Frame 1 (no input): blank canvas, image omitted
Frame 60 (no input): blank canvas, image omitted
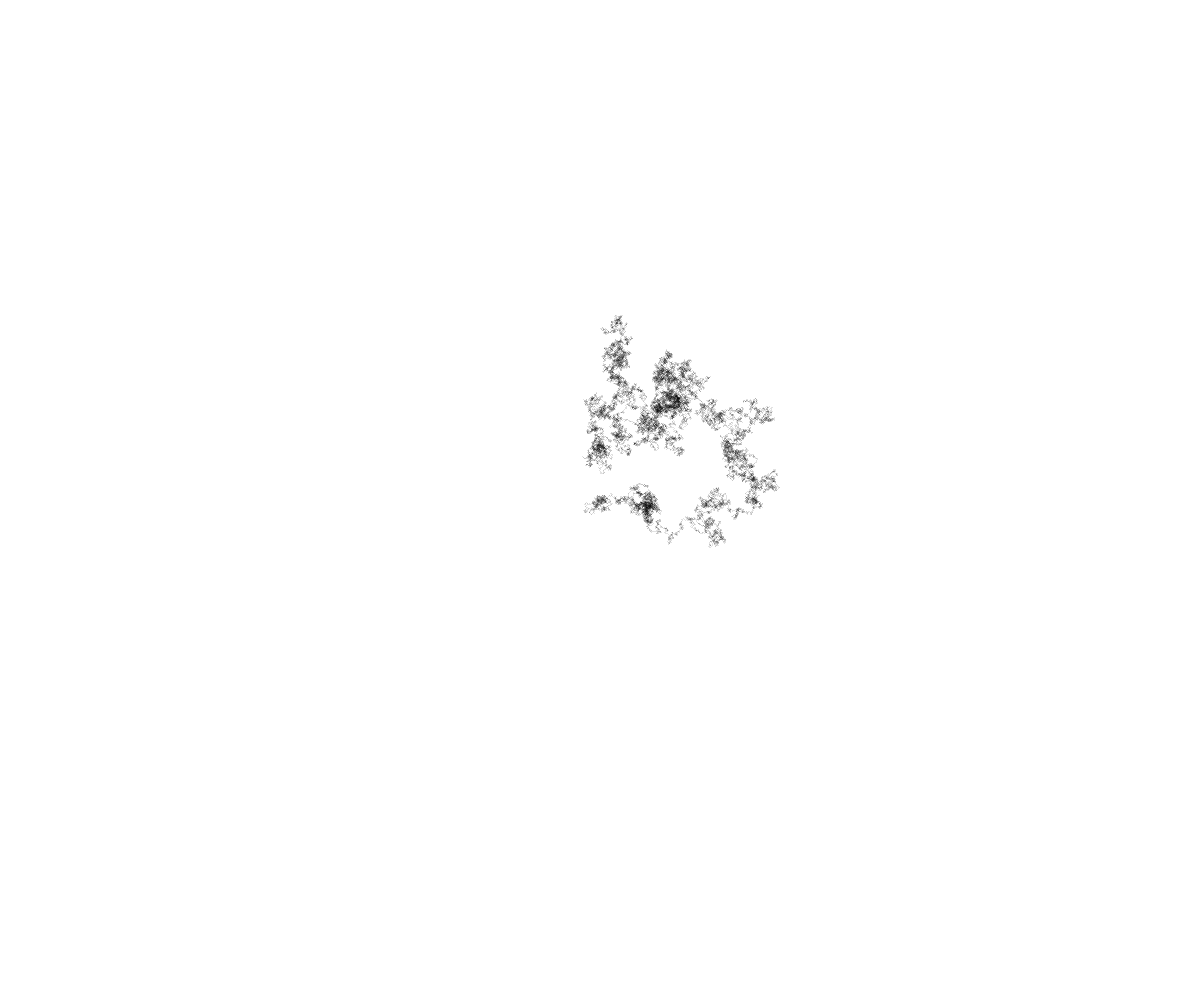
Frame 120 (the mouse pressed at the canvas centre since frame 60)

The p5.js sketch whose frames 1 and 60 were blank and that drew this single picture after the mouse press (run headless with seeded random() and noise() and a simulated clock; from frame 60 on, the mouse is pressed at the canvas centre):

// p5.js sketch
// ── sketch.js
//port of P_2_2_1_01.pdefrom generative design
// Generative Gestaltung, ISBN: 978-3-87439-759-9
// First Edition, Hermann Schmidt, Mainz, 2009
// Hartmut Bohnacker, Benedikt Gross, Julia Laub, Claudius Lazzeroni
// Copyright 2009 Hartmut Bohnacker, Benedikt Gross, Julia Laub, Claudius Lazzeroni
//
// http://www.generative-gestaltung.de
//
// Licensed under the Apache License, Version 2.0 (the "License");
// you may not use this file except in compliance with the License.
// You may obtain a copy of the License at http://www.apache.org/licenses/LICENSE-2.0
// Unless required by applicable law or agreed to in writing, software
// distributed under the License is distributed on an "AS IS" BASIS,
// WITHOUT WARRANTIES OR CONDITIONS OF ANY KIND, either express or implied.
// See the License for the specific language governing permissions and
// limitations under the License.

/**
 * draw the path of a stupid agent
 *
 * MOUSE
 * position x          : drawing speed
 *
 * KEYS
 * BACKSPACE           : delete display
 */


var NORTH = 0;
var NORTHEAST = 1;
var EAST = 2;
var SOUTHEAST = 3;
var SOUTH = 4;
var SOUTHWEST = 5;
var WEST = 6;
var NORTHWEST= 7;

var stepSize = 1;
var diameter = 1;

var direction;
var posX, posY;



function setup() {
  createCanvas(windowWidth, windowHeight);
  background(255);
  smooth();
  noStroke();
  posX = width/2;
  posY = height/2;
}


function draw() {
  for (var i=0; i<=mouseX; i++) {
    direction = Math.floor(random(0, 9));

    if (direction == NORTH) {
      posY -= stepSize;
    }
    else if (direction == NORTHEAST) {
      posX += stepSize;
      posY -= stepSize;
    }
    else if (direction == EAST) {
      posX += stepSize;
    }
    else if (direction == SOUTHEAST) {
      posX += stepSize;
      posY += stepSize;
    }
    else if (direction == SOUTH) {
      posY += stepSize;
    }
    else if (direction == SOUTHWEST) {
      posX -= stepSize;
      posY += stepSize;
    }
    else if (direction == WEST) {
      posX -= stepSize;
    }
    else if (direction == NORTHWEST) {
      posX -= stepSize;
      posY -= stepSize;
    }

    if (posX > width) posX = 0;
    if (posX < 0) posX = width;
    if (posY < 0) posY = height;
    if (posY > height) posY = 0;

    fill(0, 40);
    ellipse(posX+stepSize/2, posY+stepSize/2, diameter, diameter);
  }
}

function keyReleased(){
  if (key == DELETE || key == BACKSPACE) background(255);
}
